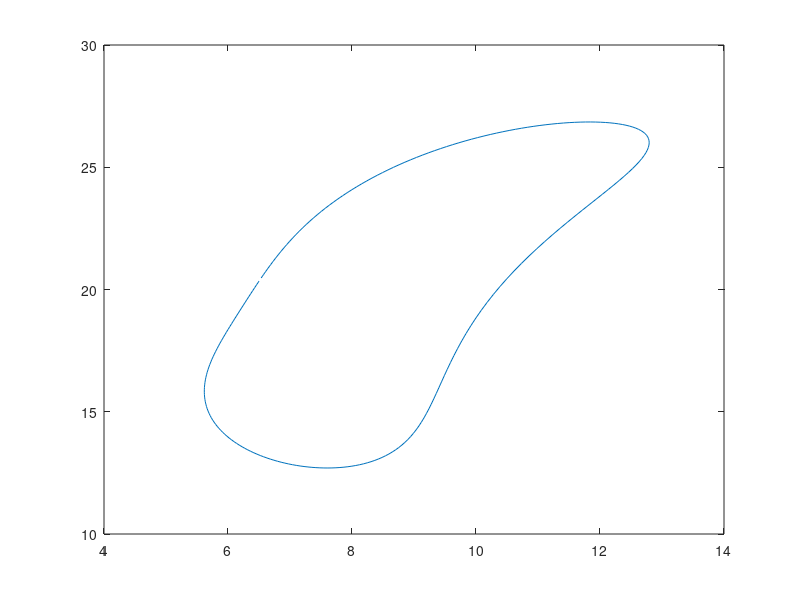

Source code (MATLAB): (Note: this script raises an error after producing the figure.)
clear; close all

load path
last_path = path;
figure
plot(real(path), imag(path))
for i = 1:5
    hold on
    new_path = normalization(last_path);
    plot(real(new_path), imag(new_path))
    last_path = new_path;
end
